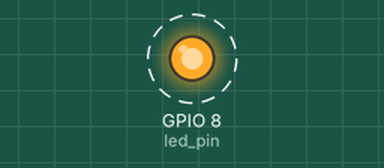
This program was run on a simulated ESP32-C3. Parts: output pins drawn as LEDs (lit = HIGH). Dashed ring = blinking.

Above: at 0.1 s.
Timing chart, 0 to 3.0 s (numbered marks = the images above):
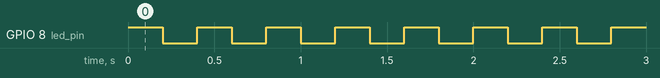

Measured:
- by itself, GPIO 8 (led_pin): alternates HIGH for 0.20 s and LOW for 0.20 s

The program:

main.cpp
```cpp
#include <Arduino.h>

/**
 * Demo for 02 - Blinky
 *
 * Toggles the LED on and off in its own task/thread.
 *
 * Date: December 3, 2020
 * Author: Shawn Hymel
 * License: 0BSD
 */

// Use only core 1 for demo purposes
#if CONFIG_FREERTOS_UNICORE
static const BaseType_t app_cpu = 0;
#else
static const BaseType_t app_cpu = 1;
#endif

// Pins
static const int led_pin = LED_BUILTIN;

// Our task: blink an LED
void toggleLED(void *parameter) {
  while(1) {
    digitalWrite(led_pin, HIGH);
    vTaskDelay(200 / portTICK_PERIOD_MS);
    digitalWrite(led_pin, LOW);
    vTaskDelay(200 / portTICK_PERIOD_MS);
  }
}

void setup() {

  // Configure pin
  pinMode(led_pin, OUTPUT);

  // Task to run forever
  xTaskCreatePinnedToCore(  // Use xTaskCreate() in vanilla FreeRTOS
              toggleLED,    // Function to be called
              "Toggle LED", // Name of task
              1024,         // Stack size (bytes in ESP32, words in FreeRTOS)
              NULL,         // Parameter to pass to function
              1,            // Task priority (0 to configMAX_PRIORITIES - 1)
              NULL,         // Task handle
              app_cpu);     // Run on one core for demo purposes (ESP32 only)

  // If this was vanilla FreeRTOS, you'd want to call vTaskStartScheduler() in
  // main after setting up your tasks.
}

void loop() {
  // Do nothing

  // setup() and loop() run in their own task with priority 1 in core 1
  // on ESP32
}
```
